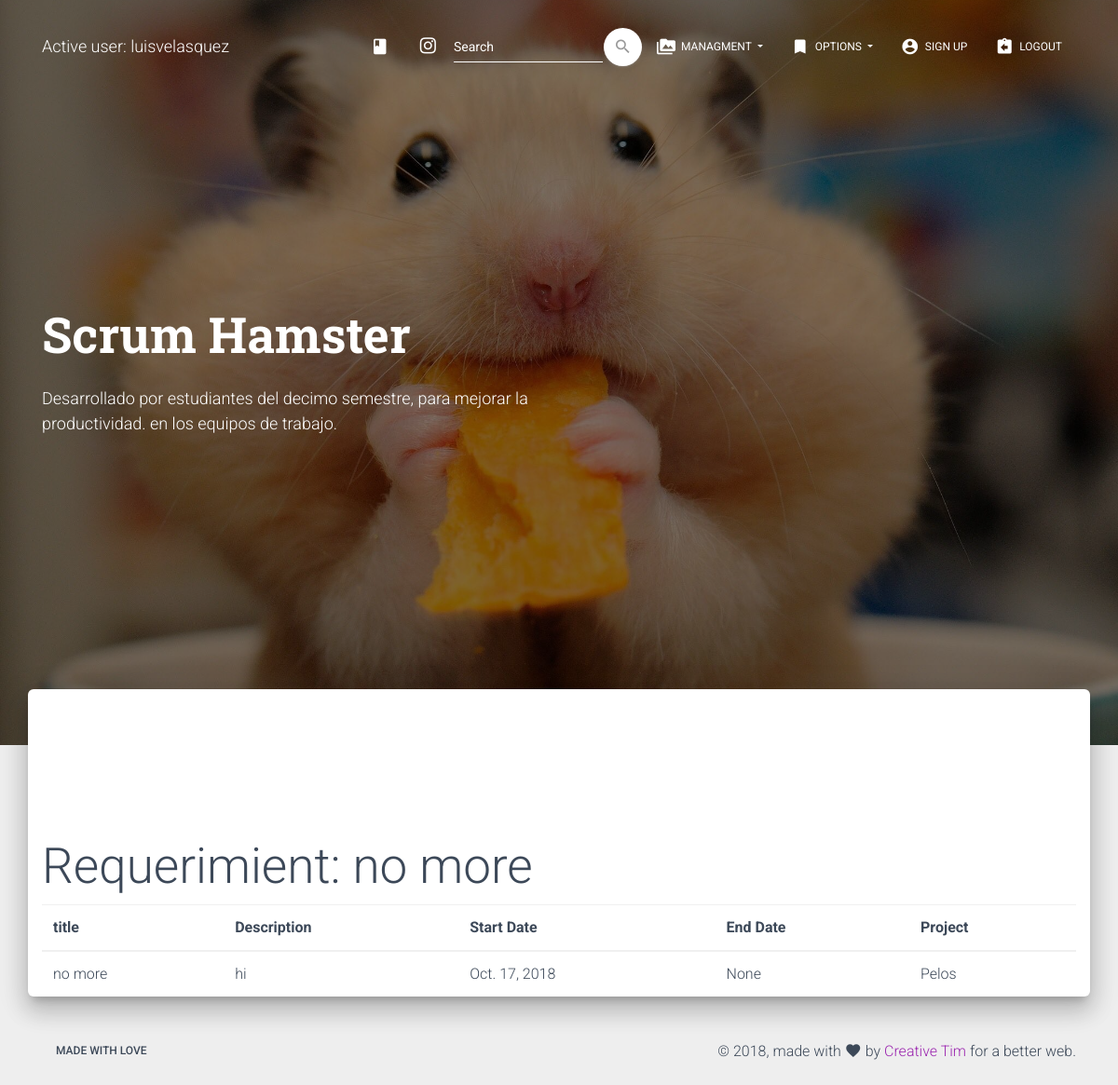
The app's page /view_requirement/1/ (signed in) with its own data.
### modules/models.py (models this page shows, shortened)
class requirement(models.Model):
	title = models.CharField(max_length = 45)
	description = models.TextField()
	start_date = models.DateField(auto_now_add = True)
	end_date = models.DateField(blank = True, null = True)
	project_id = models.ForeignKey(project, on_delete = models.CASCADE)

class project(models.Model):
    name = models.CharField(max_length = 75)
    percent = models.PositiveSmallIntegerField()
    created_at = models.DateField(auto_now_add = True)
    file = models.URLField(blank = True)
    client_id = models.ForeignKey(client, on_delete = models.CASCADE)
    def __str__(self):
        return '%s' % (self.name)

### modules/views.py (the view)
# urls.py: path('view_requirement/<int:id>/', view_requirement, name = 'view_requirement'),
@login_required
def view_requirement(request, id):
    data = requirement.objects.get(id = id)
    return render(request, 'requirement/view.html', {'data': data})

### modules/templates/requirement/view.html (shortened to what this page needs)
{% extends 'base.html' %}
{% block content %}
<h1>Requerimient: {{ data.title}} </h1>
<table class="table">
	<thead>
		<tr>
			<th>title</th>
			<th>Description</th>
			<th>Start Date</th>
			<th>End Date</th>
			<th>Project</th>
		</tr>
	</thead>
	<tbody>
		<tr>
		<td>{{ data.title }}</td>
		<td>{{ data.description }}</td>
		<td>{{ data.start_date }}</td>
		<td>{{ data.end_date }}</td>
		<td>{{ data.project_id }}</td>
</tr>
</tbody>
	</table>
{% endblock %}

### modules/templates/base.html (shortened to what this page needs)
<!DOCTYPE html>
<html lang="en">
{% load static %}
<head>
  <link rel="stylesheet" href="https://maxcdn.bootstrapcdn.com/font-awesome/latest/css/font-awesome.min.css">
  <link href="{% static 'css/material-kit.css' %}" rel="stylesheet" />
  <link href="{% static 'demo/demo.css' %}" rel="stylesheet" />
</head>
<body class="landing-page sidebar-collapse">
  <nav class="navbar navbar-transparent navbar-color-on-scroll fixed-top navbar-expand-lg" color-on-scroll="100" id="sectionsNav">
    <div class="container">
      <div class="navbar-translate">
        {% if user.is_active %}
        <a class="navbar-brand" href="{% url 'index' %}">
          Active user: {{ user.username }} </a>
          {% endif %}
      </div>
      <div class="collapse navbar-collapse">
        <ul class="navbar-nav ml-auto">
          <li class="nav-item">
            <a class="nav-link" rel="tooltip" title="" data-placement="bottom" href="https://www.instagram.com/luis17velasquez/?hl=en" target="_blank" data-original-title="opent the CRM">
              <i class="material-icons">class</i>
            </a>
          </li>
          <li class="nav-item">
            <a class="nav-link" rel="tooltip" title="" data-placement="bottom" href="https://www.instagram.com/luis17velasquez/?hl=en" target="_blank" data-original-title="Follow us on Instagram">
              <i class="fa fa-instagram"></i>
            </a>
          </li>
          <li>
          <form class="form-inline ml-auto" method="POST" action ="{% url 'buscar_cliente' %}">{% csrf_token %}
              <div class="form-group has-white">
                <input type="text" class="form-control" placeholder="Search" name="buscalo">
              </div>
              <button type="submit" class="btn btn-white btn-just-icon btn-round">
                  <i class="material-icons">search</i>
              </button>
          </form>
          </li>
          {% if user.is_active %}
          <li class="dropdown nav-item">
            <a href="#" class="dropdown-toggle nav-link" data-toggle="dropdown">
              <i class="material-icons">perm_media</i> Managment
            </a>
          </li>
          <li class="dropdown nav-item">
            <a href="#" class="dropdown-toggle nav-link" data-toggle="dropdown">
              <i class="material-icons">bookmark</i> Options
            </a>
          </li>
          {% endif %}
           {% if user.is_active %}
           <li class="nav-item">
            <a class="nav-link" href="{% url 'signup' %}" onclick="scrollToDownload()">
              <i class="material-icons">account_circle</i> Sign up
            </a>
          </li>
          <li class="nav-item">
            <a class="nav-link" href="{% url 'logout' %}" onclick="scrollToDownload()">
              <i class="material-icons">assignment_return</i> Logout
            </a>
          </li>
          {% endif %}
        </ul>
      </div>
    </div>
  </nav>
  <div class="page-header header-filter" data-parallax="true" style="background-image: url('{% static 'img/profile_city.jpg' %}')">
    <div class="container">
      <div class="row">
        <div class="col-md-6">
          <h1 class="title">Scrum Hamster</h1>
          <h4>Desarrollado por estudiantes del decimo semestre, para mejorar la productividad. en los equipos de trabajo.</h4>
          <br>
        </div>
      </div>
    </div>
  </div>
  <div class="main main-raised">
    <div class="container">
      <div class="section text-center">
      </div>
      {% block content %}
      {% endblock %}
    </div>
  </div>
  <footer class="footer footer-default">
    <div class="container">
      <nav class="float-left">
        <ul>
          <li>
            <a href="#">
              made with love
            </a>
          </li>
        </ul>
      </nav>
      <div class="copyright float-right">
        &copy;
        , made with <i class="material-icons">favorite</i> by
        <a href="https://www.creative-tim.com" target="_blank">Creative Tim</a> for a better web.
      </div>
    </div>
  </footer>
</body>
</html>

### modules/static/demo/demo.css (style rules this page uses)
.title { margin-top: 30px; min-height: 32px; }

### records on screen
requirement: title "no more", description "hi", start_date "Oct. 17, 2018", end_date "None", project_id "Pelos"

### other values on screen
{{ user.username }} "luisvelasquez"
